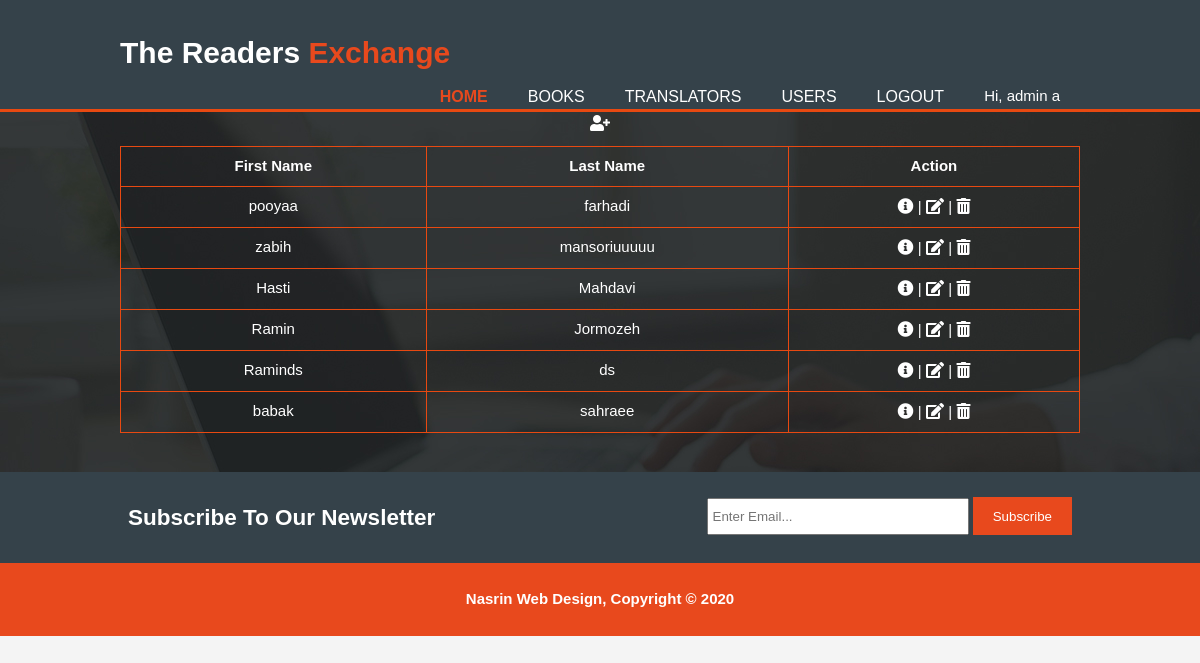
Screenshot of /index.php?action=list&model=translator (signed in) with the database file from the repository.
### tables this page shows
CREATE TABLE `translators` (
  `id` int(6) NOT NULL,
  `firstName` varchar(255) NOT NULL,
  `lastName` varchar(255) NOT NULL,
  `description` text,
  `lang` varchar(2) DEFAULT NULL,
  `update_at` timestamp NOT NULL DEFAULT CURRENT_TIMESTAMP ON UPDATE CURRENT_TIMESTAMP,
  `create_at` timestamp NOT NULL DEFAULT CURRENT_TIMESTAMP
);

### controllers/controllertranslator.class.php (called while the page is built, shortened)
 <?php
class ControllerTranslator
{
	private $_translator;
	public function __construct(){
        $this->_translator = new Translator();
    }
	public function list(){
		$content = $this->_translator->getAll("translators");
		$array = array("content" => $content);
		$viewTranslatorList = new View('translatorlist');
		$viewTranslatorList->generate($array);
	}
}

### index.php (called while the page is built, shortened)
<?php
$controller = new Controller();
$controller->router();
?>

### lib/singletonpdo.class.php (called while the page is built, shortened)
<?php
class SingletonPDO {
    private $PDOInstance = null;
    private static $instance = null;
    private function __construct(){
        $this->PDOInstance = new PDO('mysql:host='. self::DB_SERVEUR .';dbname='. self::DB_NOM, self::DB_LOGIN, self::DB_PASSWORD);
    }
    static function getInstance(){
        if(is_null(self::$instance)){
            self::$instance = new SingletonPDO();
        }
        return self::$instance;
    }
    function __call($name, $arguments){
        return $this->PDOInstance->{$name}(implode(',', $arguments));
    }
}

### models/main.class.php (called while the page is built, shortened)
<?php
abstract class Main {
    public function getAll($tbname){
        $db = SingletonPDO::getInstance();
        $translators = $db->prepare('select * FROM '.$tbname);
        $translators->execute();
        return $translators->fetchAll(PDO::FETCH_ASSOC);
    }
}

### views/view_translatorlist.php (the view)
<?php if ( isset($_SESSION["user"]) && ( $_SESSION["user"]["type"] == SA  || $_SESSION["user"]["type"] == A ) ) { ?>
    <div  class="add">
      <a href="index.php?action=add&model=translator" class="detail">
        <i class="fas fa-user-plus"></i>
      </a>
    </div>
<?php }?>
<table class="list" >
      <thead>
        <tr>
          <th>First Name</th>
          <th>Last Name</th>
          <?php if ( isset($_SESSION["user"]) ) { ?>
              <th>Action</th>
          <?php } ?>
        </tr>
      </thead>
      <tbody>
        <?php foreach ($content as $key => $value) { ?>
        <tr>
          <td><?= $value["firstName"] ?></td>
          <td><?= $value["lastName"] ?></td>
          <?php if ( isset($_SESSION["user"]) ) { ?>
              <td><a href="index.php?action=detail&model=translator&id=<?= $value["id"] ?>" class="detail">
                    <i class="fas fa-info-circle"></i>
                  </a>
                  <?php if ( $_SESSION["user"]["type"] == SA  || $_SESSION["user"]["type"] == A ) { ?>
                         |
                        <a href="index.php?action=edit&model=translator&id=<?= $value["id"] ?>" class="modify" >
                          <i class="fas fa-edit"></i>
                        </a> |
                        <a href="index.php?action=delete&model=translator&id=<?= $value["id"] ?>" class="delete">
                          <i class="fas fa-trash-alt"></i>
                        </a>
                  <?php } ?>
              </td>
          <?php } ?>
        </tr>
        <?php } ?>
      </tbody>
</table>

### assets/css/_library.css (style rules this page uses)
body { font-family: Arial, Helvetica,sans-serif; font-size: 15px; line-height: 1.5; font: 15px/1.5 Arial, Helvetica,sans-serif; padding: 0; margin:0; background-color: #f4f4f4; }
.detail { text-align: left; }
.list td, th { border: 1px solid #e84911; text-align: center; padding: 8px; }
.list { margin: 10px auto; font-family: arial, sans-serif; border-collapse: collapse; width: 100%; }
.list a { text-decoration: none; color: #ffffff; text-transform: uppercase; font-size: 16px }
.add a { text-decoration: none; color: white; text-transform: uppercase; font-size: 16px; text-align: left !important; }

### rows the page displays
translators: firstName "pooyaa", lastName "farhadi"
translators: firstName "zabih", lastName "mansoriuuuuu"
translators: firstName "Hasti", lastName "Mahdavi"
translators: firstName "Ramin", lastName "Jormozeh"
translators: firstName "Raminds", lastName "ds"
translators: firstName "babak", lastName "sahraee"

### other values shown
$_SESSION["user"]["firstName"] "admin"
$_SESSION["user"]["lastName"] "a"
